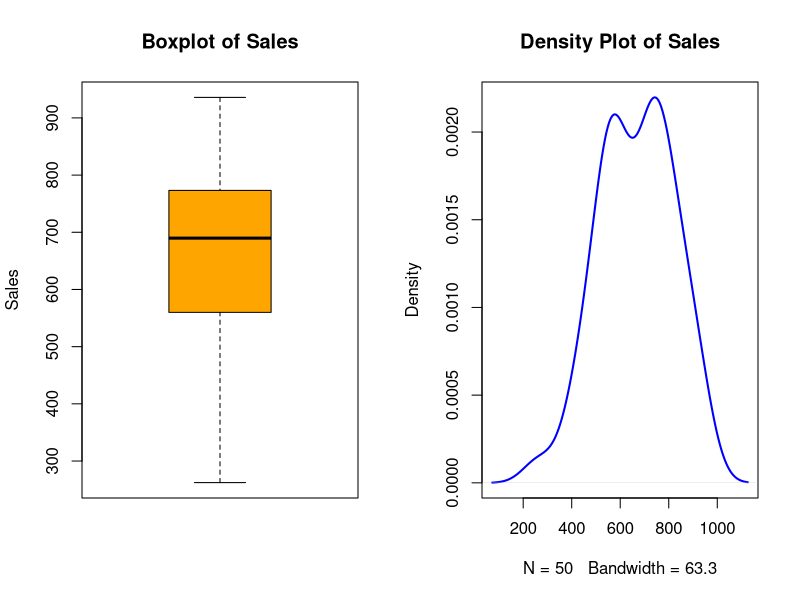
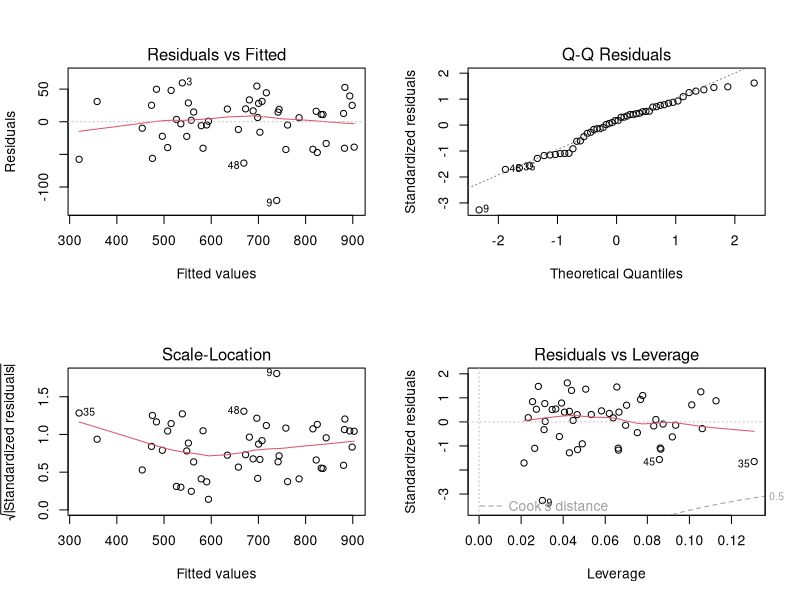
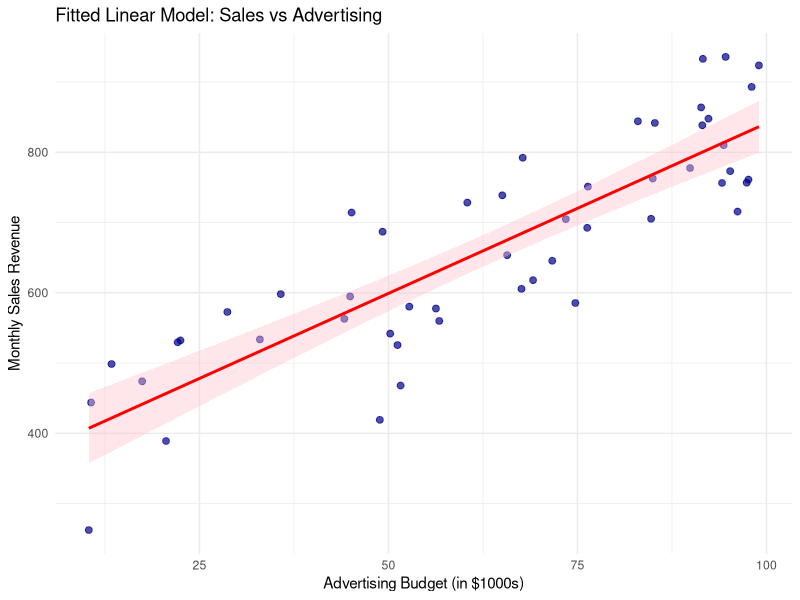
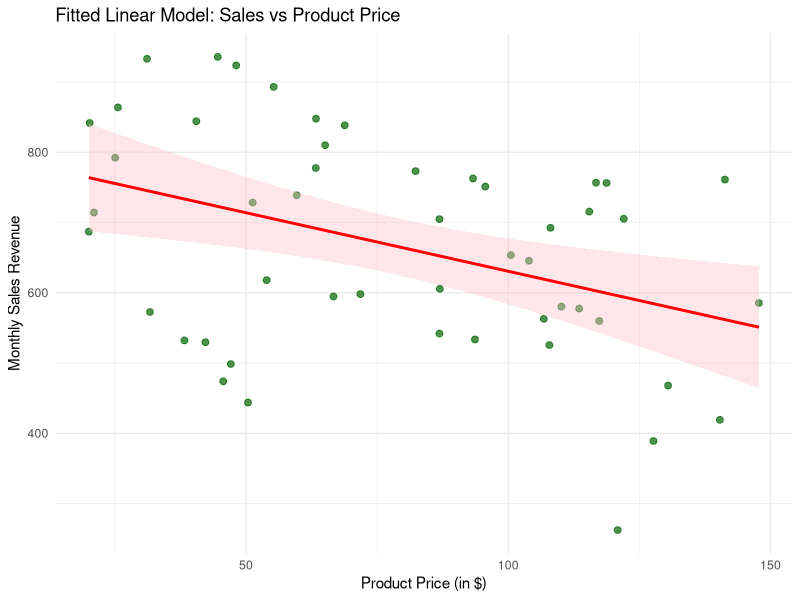
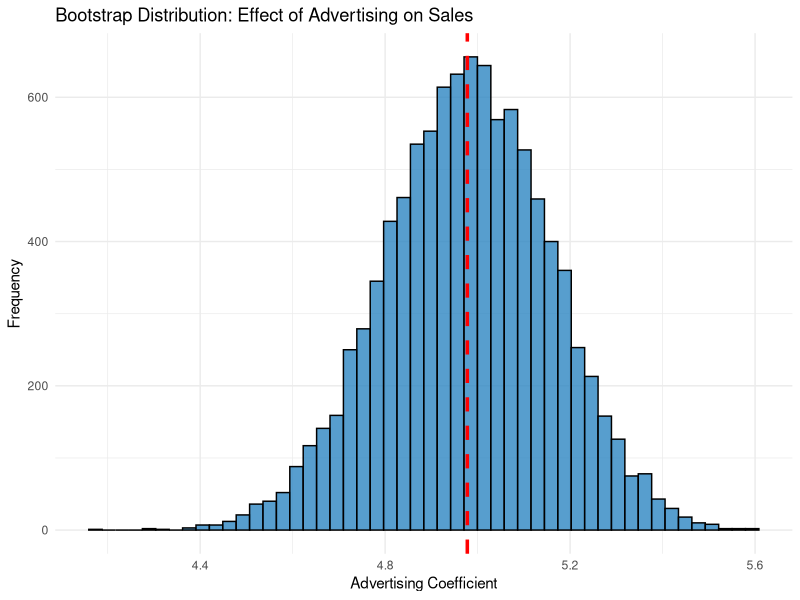
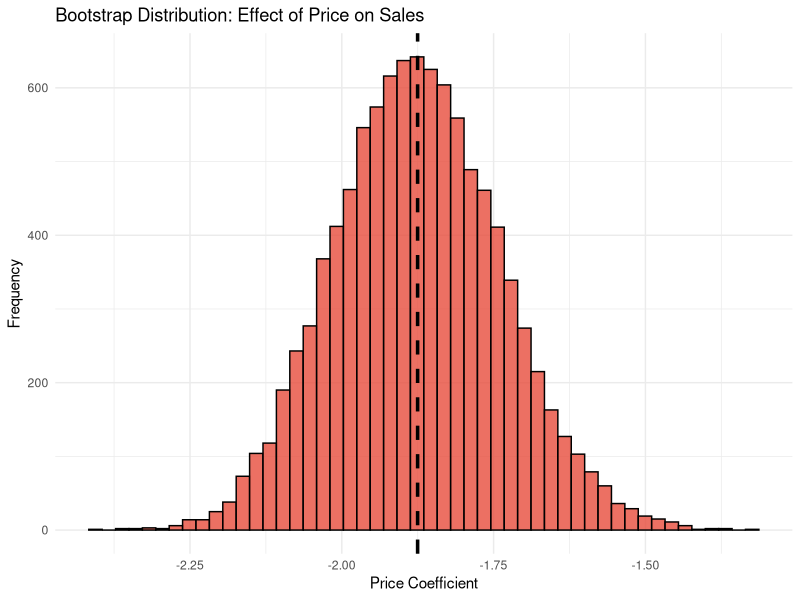
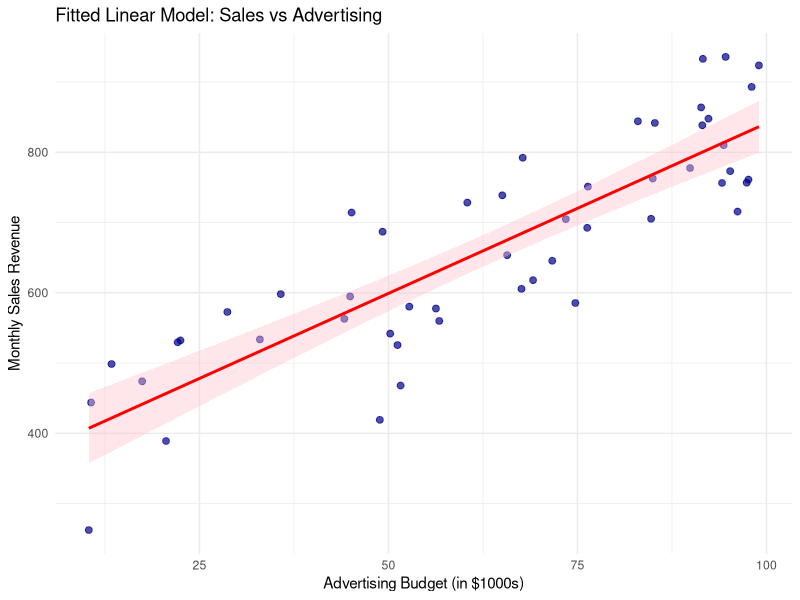
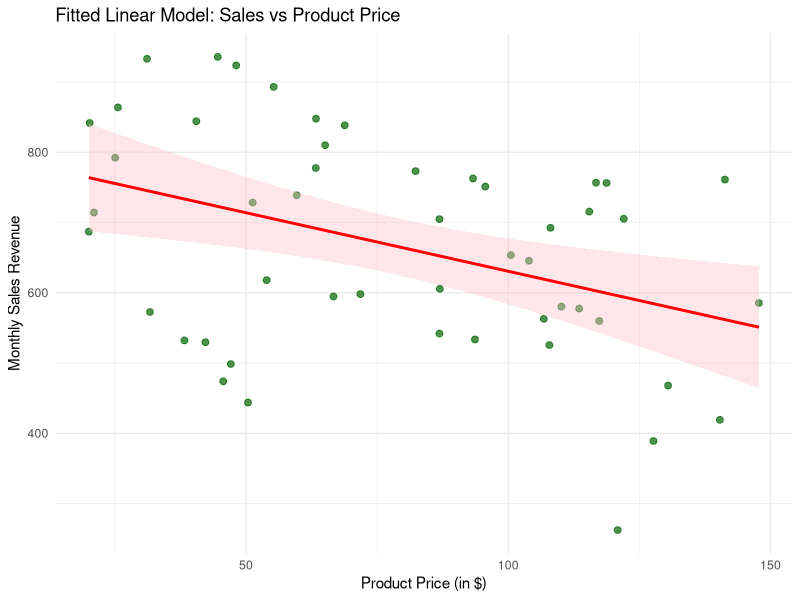

Reproduce these figures in R, in order.
# Statistical Modeling and Simulation Project
# Topic: Linear Regression Modeling using Bootstrap Simulation
# Field: Business and Economics
# Model: Monthly Sales Revenue ~ Advertising Budget + Product Price

# ---------------------------------------------------------
# 0. Setup and Library Loading
# ---------------------------------------------------------
library(ggplot2)
library(boot)

# Set seed for exact reproducibility of the simulation
set.seed(42)

# ---------------------------------------------------------
# 1. Generate an Initial "Real-world" Base Dataset
# ---------------------------------------------------------
n_base <- 50
advertising_budget <- runif(n_base, min = 10, max = 100) # Budget ($10k to $100k)
product_price <- runif(n_base, min = 20, max = 150)      # Price ($20 to $150)

# True underlying economic parameters
beta_0 <- 500  
beta_1 <- 5    
beta_2 <- -2   

# Generate the dependent variable (Sales) with random noise
error_term <- rnorm(n_base, mean = 0, sd = 40)
sales_revenue <- beta_0 + beta_1 * advertising_budget + beta_2 * product_price + error_term

# Combine into a clean data frame
business_data <- data.frame(Sales = sales_revenue, 
                            Advertising = advertising_budget, 
                            Price = product_price)

print("--- First 6 rows of the original simulated data ---")
head(business_data)

# ---------------------------------------------------------
# 1.25. Exploratory Data Analysis (EDA) & Descriptive Statistics
# ---------------------------------------------------------
print("--- Summary Statistics ---")
summary(business_data)

print(paste("Sales Variance:", round(var(business_data$Sales), 2)))
print(paste("Sales Standard Deviation:", round(sd(business_data$Sales), 2)))
print(paste("Average (Mean) Sales:", round(mean(business_data$Sales), 2)))

# Generate EDA Plots to check distribution
par(mfrow = c(1, 2)) # Side-by-side plots
boxplot(business_data$Sales, main = "Boxplot of Sales", col = "orange", ylab = "Sales")
plot(density(business_data$Sales), main = "Density Plot of Sales", col = "blue", lwd = 2)
par(mfrow = c(1, 1)) # Reset layout

# ---------------------------------------------------------
# 1.5. Check Linear Regression Assumptions on Base Data
# ---------------------------------------------------------
# Fit a standard Ordinary Least Squares (OLS) model first
base_model <- lm(Sales ~ Advertising + Price, data = business_data)

print("--- Base OLS Model Summary ---")
summary(base_model)

# Generate diagnostic plots to check assumptions
# 1. Residuals vs Fitted (checks Linearity and Homoscedasticity)
# 2. Normal Q-Q (checks Normality of residuals)
par(mfrow = c(2, 2)) # Arrange plots in a 2x2 grid
plot(base_model)
par(mfrow = c(1, 1)) # Reset plot layout

# ---------------------------------------------------------
# 2. Define the Bootstrap Function 
# ---------------------------------------------------------
boot_reg <- function(data, indices) {
  resampled_data <- data[indices, ] 
  fit <- lm(Sales ~ Advertising + Price, data = resampled_data) 
  return(coef(fit)) 
}

# ---------------------------------------------------------
# 3. Perform Bootstrap Simulation
# ---------------------------------------------------------
num_replicates <- 10000
print("Running Bootstrap Simulation (generating 10,000 datasets)... Please wait.")
boot_results <- boot(data = business_data, statistic = boot_reg, R = num_replicates)

# ---------------------------------------------------------
# 4. Results and Confidence Intervals
# ---------------------------------------------------------
print("--- Bootstrap Simulation Results ---")
print(boot_results)

print("--- 95% Confidence Interval: Intercept ---")
boot.ci(boot_results, type = "perc", index = 1)
print("--- 95% Confidence Interval: Advertising Budget ---")
boot.ci(boot_results, type = "perc", index = 2)
print("--- 95% Confidence Interval: Product Price ---")
boot.ci(boot_results, type = "perc", index = 3)

# ---------------------------------------------------------
# 5. Visualizations for the Report
# ---------------------------------------------------------
# A. Fitted Line Plots (Scatter plots with Linear Regression Line)
p_fit_ad <- ggplot(business_data, aes(x = Advertising, y = Sales)) +
  geom_point(color = "darkblue", size = 2, alpha = 0.7) +
  geom_smooth(method = "lm", color = "red", fill = "pink", se = TRUE) +
  labs(title = "Fitted Linear Model: Sales vs Advertising",
       x = "Advertising Budget (in $1000s)",
       y = "Monthly Sales Revenue") +
  theme_minimal()

p_fit_price <- ggplot(business_data, aes(x = Price, y = Sales)) +
  geom_point(color = "darkgreen", size = 2, alpha = 0.7) +
  geom_smooth(method = "lm", color = "red", fill = "pink", se = TRUE) +
  labs(title = "Fitted Linear Model: Sales vs Product Price",
       x = "Product Price (in $)",
       y = "Monthly Sales Revenue") +
  theme_minimal()

print(p_fit_ad)
print(p_fit_price)

# B. Bootstrap Coefficient Distribution Plots
boot_df <- data.frame(boot_results$t)
colnames(boot_df) <- c("Intercept", "Advertising_Coef", "Price_Coef")

p_boot_ad <- ggplot(boot_df, aes(x = Advertising_Coef)) +
  geom_histogram(bins = 50, fill = "#2E86C1", color = "black", alpha = 0.8) +
  geom_vline(aes(xintercept = mean(Advertising_Coef)), color = "red", linetype = "dashed", size = 1.2) +
  labs(title = "Bootstrap Distribution: Effect of Advertising on Sales",
       x = "Advertising Coefficient", y = "Frequency") +
  theme_minimal()

p_boot_price <- ggplot(boot_df, aes(x = Price_Coef)) +
  geom_histogram(bins = 50, fill = "#E74C3C", color = "black", alpha = 0.8) +
  geom_vline(aes(xintercept = mean(Price_Coef)), color = "black", linetype = "dashed", size = 1.2) +
  labs(title = "Bootstrap Distribution: Effect of Price on Sales",
       x = "Price Coefficient", y = "Frequency") +
  theme_minimal()

print(p_boot_ad)
print(p_boot_price)

# Save plots for README
ggsave("fitted_ad.png", plot = p_fit_ad, width = 6, height = 4, dpi = 300)
ggsave("fitted_price.png", plot = p_fit_price, width = 6, height = 4, dpi = 300)
ggsave("boot_ad.png", plot = p_boot_ad, width = 6, height = 4, dpi = 300)
ggsave("boot_price.png", plot = p_boot_price, width = 6, height = 4, dpi = 300)
